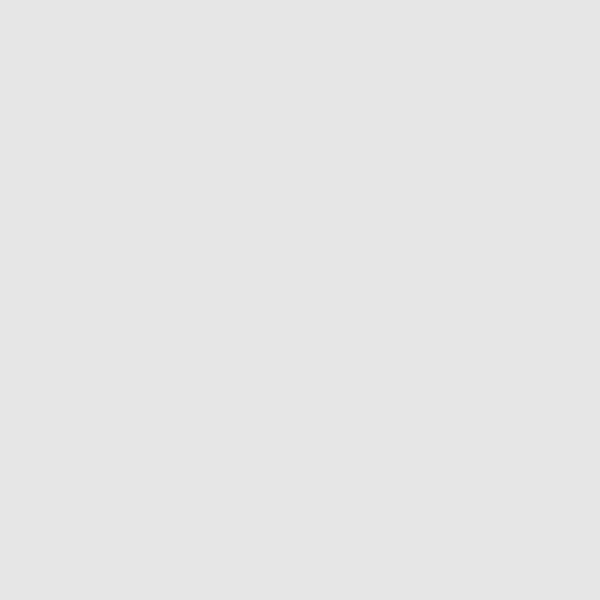
Frame 1 (no input)
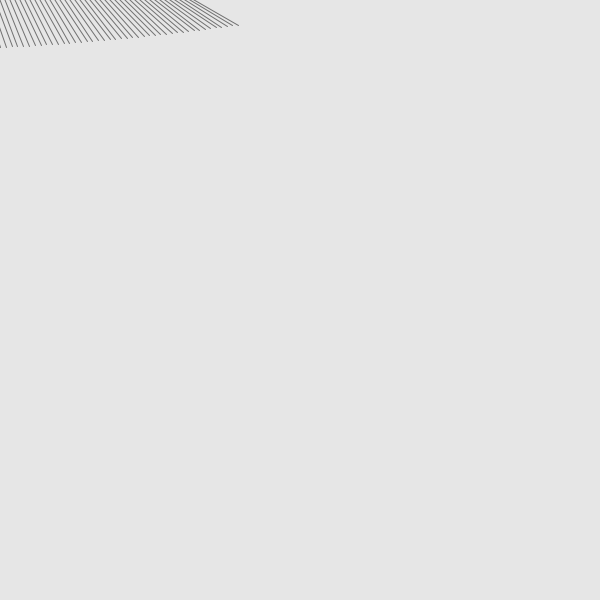
Frame 60 (the mouse pressed at the canvas centre just before this capture)
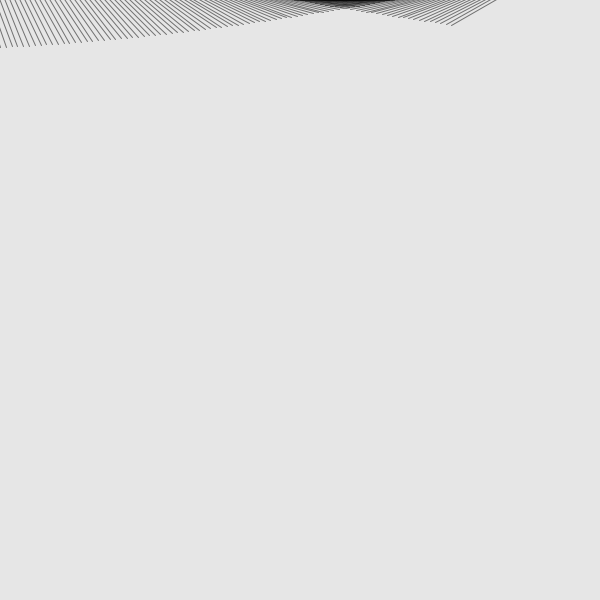
Frame 120 (the mouse held since frame 60 and released just before this capture)

The Processing sketch that drew these frames (run headless with seeded random() and noise(); from frame 60 on, the mouse is pressed at the canvas centre):

// Processing sketch: exam_16
// ── exam_16.pde
float x = 0; 
float y = -100;

void setup() {
  size(600, 600);
  background(230);
  rectMode(CENTER);
}

void draw() {
  translate(0,0);
  rotate(radians(90));
  scale (1,-1);
  pushMatrix();
  translate(x, y);
  rotate(radians(frameCount + x));
  stroke(0, 130);
  line(-50, 0, 50, 0);
  
  popMatrix();
  
  y+=5;
  
  if (y > height + 100) {
    y = -100;
    x += 70;
  }
}
